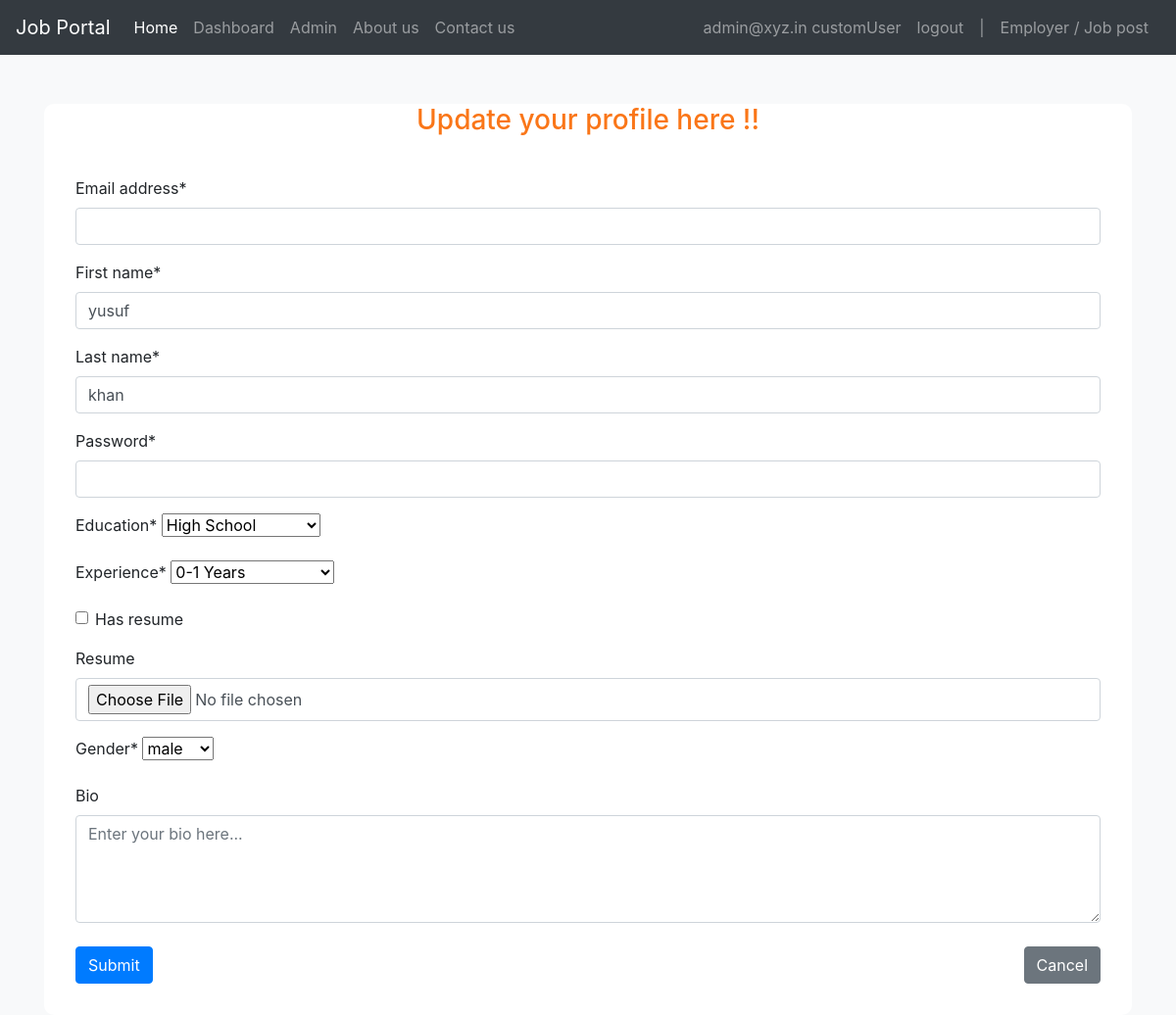
Page /Account/profile/update/ (signed in) on the earlier database version.
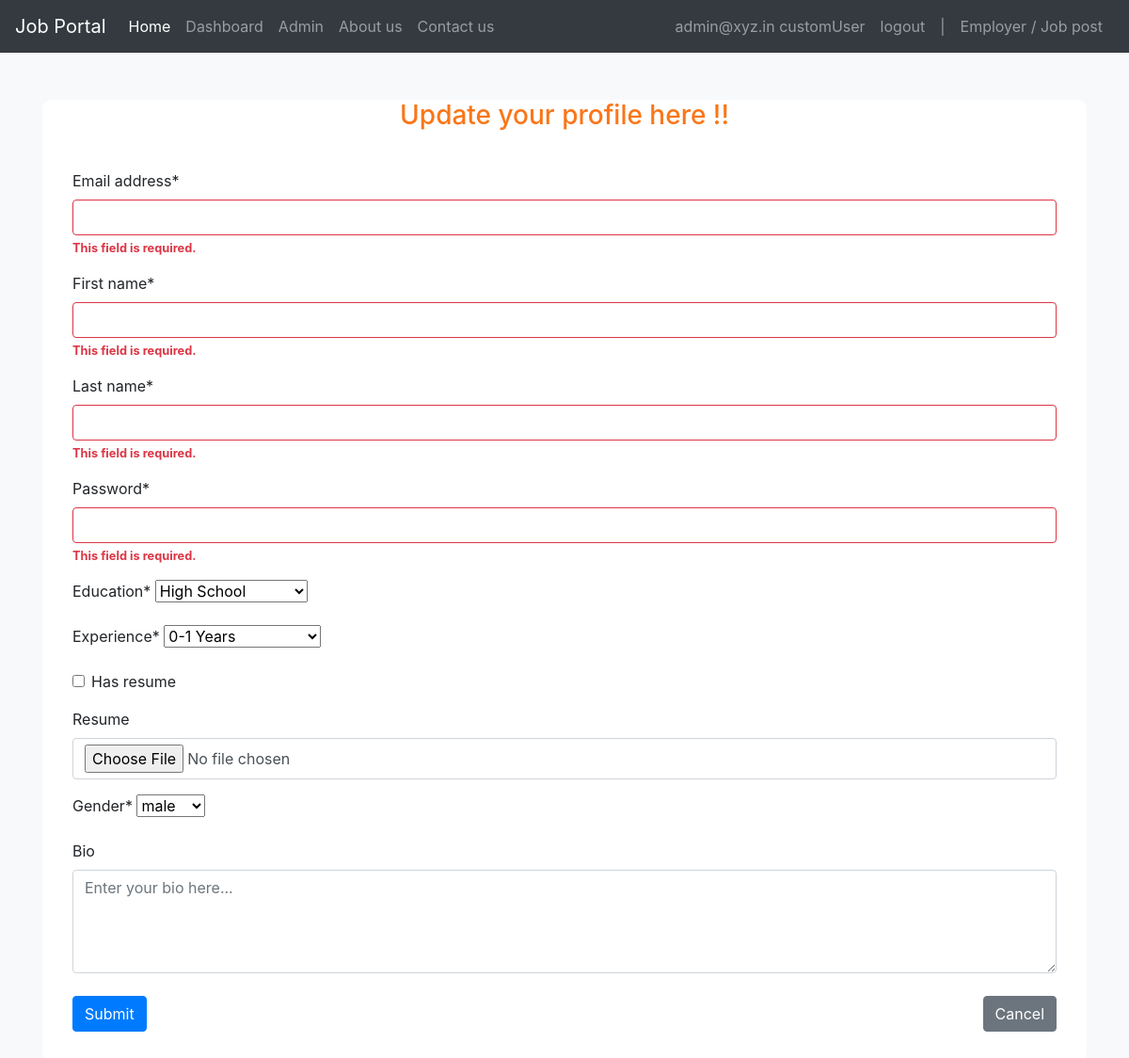
Same page on the later database version.
### Account/models.py (models this page shows, shortened)
class CandidateProfile(models.Model):
    USER_TYPE_CHOICES=CustomUser.USER_TYPE_CHOICES
    user = models.OneToOneField(CustomUser, on_delete=models.CASCADE)
    first_name=models.CharField(_("First Name"),default='xyz', max_length=50)
    last_name=models.CharField(_("Last Name"),default='xyz', max_length=50)
    education= models.CharField(_("Add your education criteria"), max_length=50,choices=EDUCATION_CHOICES,default='masters')
    experience=models.CharField(_("Your work wxperience level"), max_length=50,choices=EXPERIENCE_CHOICES, default='0-1')
    has_resume=models.BooleanField(_("Do you have resume"),default=True,max_length=5)
    resume=models.FileField(_("Upload your resume here"), upload_to='profiles/', max_length=100,blank=True)
    gender=models.CharField(_("Select your gender "), max_length=50,choices=gender_chioce,default="")
    bio=models.TextField(_("Write your bio here!"),blank=True)

### Account/views.py (the view)
# urls.py: path('profile/update/',views.update_candidate_profile,name='update_candidate_profile'),
def update_candidate_profile(request):
    try:
        profile=CandidateProfile.objects.get(user=request.user)
    except CandidateProfile.DoesNotExist:
        profile=CandidateProfile(user=request.user)
        form= CandidateProfileForm(request.POST, instance=profile)
        if form.is_valid():
            form.save()
            return redirect('Account:candidate_profile')
    else:
        form =CandidateProfileForm(instance=profile)
    return render(request ,'account/candidate_update_profile_form.html', {'form':form})

### Account/forms.py (shortened to what this page needs)
class CandidateProfileForm(forms.ModelForm):
    first_name = forms.CharField(required=True)
    last_name = forms.CharField(required=True)
    education= forms.ChoiceField(choices=EDUCATION_CHOICES, required=True)  # use choiceField if using choices
    experience=forms.ChoiceField(choices=EXPERIENCE_CHOICES, required=True)
    has_resume=forms.BooleanField(required=False)
    resume=forms.FileField(required=False)
    gender = forms.ChoiceField(choices=gender_chioce, required=True)
    bio = forms.CharField(max_length=342,required=False,
        widget=forms.Textarea(
            attrs={
                'class': 'form-control col-md-12',  # Add Bootstrap classes for styling
                'rows': 4,                # Number of rows for the textarea
                'placeholder': 'Enter your bio here...',  # Placeholder text
            }
        ),label="Bio",  # Optional, you can customize the label
    )
    class Meta:
        model = CustomUser
        fields = ['email', 'first_name', 'last_name','password']

### users/models.py (called while the page is built)
    def __str__(self):
        return  f'{self.email} customUser'

### templates/account/candidate_update_profile_form.html (shortened to what this page needs)
{% extends "base.html" %}
{% load static %}
{% load crispy_forms_tags %}
{% block content %}
<link rel="stylesheet" href="{% static 'css/update_profile_form.css'  %}">
{% include "candidate_navbar.html" %}
<div class="container ">
  <div class="row justify-content-center">
    <div class="col-md-12">
      <div class="card shadow-sm">
        <h3 class="text-center" style="color:rgb(250, 118, 24)">Update your profile here !!</h3>
        <div class="card-body">
          <form method="post" novalidate>
                <div class="form-group">
                {{ form|crispy }}
                </div>
            <div class="d-flex justify-content-between mt-2 ">
              <button class="btn btn-primary" type="submit">Submit</button>
              <a href="{% url 'Account:candidate_profile' %}" class="btn btn-secondary">Cancel</a>
            </div>
          </form>
        </div>
      </div>
    </div>
  </div>
</div>
{% endblock %}

Differences in the rows shown:
removed CandidateProfile: first_name "yusuf", last_name "khan", education "High School", experience "0-1 Years", gender "male"
Other differences:
form field education: (not shown) → "High School"
form field experience: (not shown) → "0-1 Years"
form field has_resume: (not shown) → "☐"
form field gender: (not shown) → "male"
text no longer shown: "Email address * First name * Last name * Password * Education * Experience * Has resume Resume Gender * Bio"
text now shown: "Email address * This field is required. First name * This field is required. Last name * This field is required. Password * This field is required. Education * Experience * Has resume Resume Gender * Bio"
